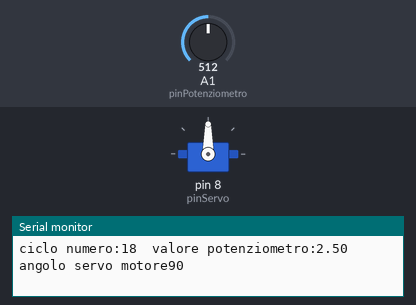
Simulated run of this sketch. Board: Arduino Uno, built with avr-gcc and run on an emulated ATmega328P. Shown: servo, the last lines printed to the serial monitor. The inputs (shaded band) are chosen by the test bench; at power-on: A1 (pinPotenziometro) = 512.

Above: at 1.2 s.
1.3 s: A1 (pinPotenziometro) set to 552
At 2.5 s:
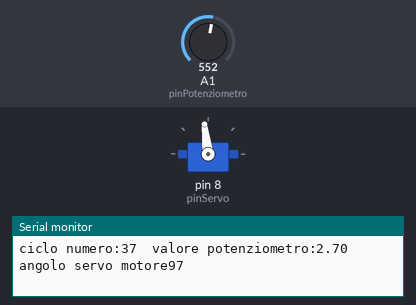
4.3 s: A1 (pinPotenziometro) set to 576
At 4.7 s:
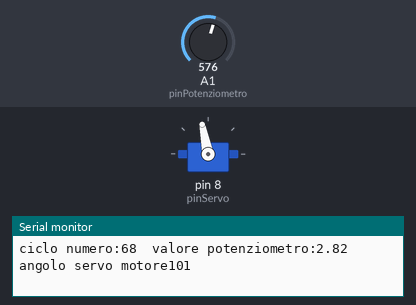
5.8 s: A1 (pinPotenziometro) set to 306
At 6.5 s:
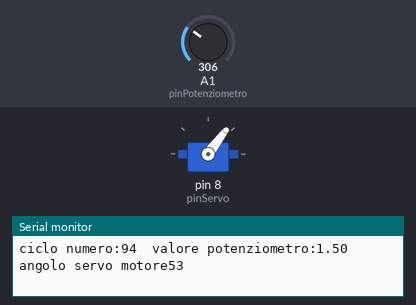
7.3 s: A1 (pinPotenziometro) set to 62
At 8.0 s:
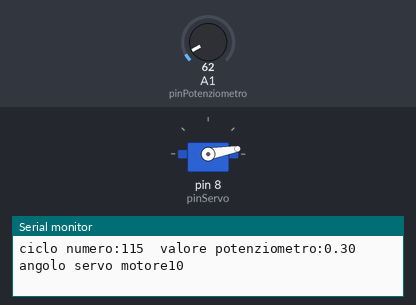
8.9 s: A1 (pinPotenziometro) set to 53
At 9.9 s:
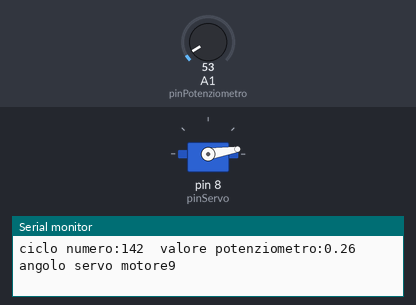
11.9 s: A1 (pinPotenziometro) set to 122
At 13.3 s:
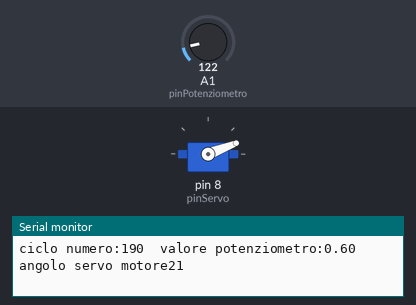
Timing chart, 0 to 14.4 s (numbered marks = the images above; inputs shaded):
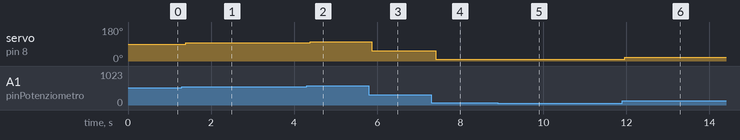

The sketch:

lezione_servomotore.ino
```cpp
//I.I.S. Edoardo Amaldi, Liceo Scientifico
//Potenziometro e servomotore
//by Alfonso Maria Giorgini

#define pinServo 8 //assegno un nome al pin
#define pinPotenziometro A1
#include <Servo.h>

Servo servomotore; //definisco un nome per il servomotore
int LetturaValore = 0; //definisco la variabile che leggerà i valori da 0 a 1023
int n = 0; //n è il numero di cicli, per leggere i valori nel monitor seriale
int angoloDesiderato = 0; //definisco la variabile dell'angolo del servomotore
float LetturainVolt = 0; //definisco la variabile che conterrà i valori in volt

void setup() {
  Serial.begin(9600); //inizializzo e apro il monitor seriale
  servomotore.attach(pinServo); //dico a quale pin è collegato il servomotore

}

void loop() {
  n = n + 1;
  Serial.print("ciclo numero:");
  Serial.print(n);
  Serial.print("  "); //questa parte scriverà il numero ciclo sul monitor seriale

  LetturaValore = analogRead(pinPotenziometro); //leggerà dal pin analogico i valori del potenziometro [0;1023]
  LetturainVolt = ((float) LetturaValore)*(5.0/1023.0); //ottengo il valore in volt

  Serial.print("valore potenziometro:");
  Serial.print(LetturainVolt); //scrivo il valore in volt sul monitor seriale
  Serial.print("  ");

  angoloDesiderato = map(LetturaValore, 0, 1023, 0, 180);

  Serial.print("angolo servo motore");
  Serial.println(angoloDesiderato);
  servomotore.write(angoloDesiderato);
}
```

Measured:
- after the input at 1.3 s, servo on pin 8 (pinServo): 90° → 97° after 0.09 s
- after the input at 4.3 s, servo on pin 8 (pinServo): 97° → 101° after 0.08 s
- after the input at 5.8 s, servo on pin 8 (pinServo): 101° → 53° after 0.07 s
- after the input at 7.3 s, servo on pin 8 (pinServo): 53° → 10° after 0.11 s
- after the input at 8.9 s, servo on pin 8 (pinServo): 10° → 9° after 0.06 s
- after the input at 11.9 s, servo on pin 8 (pinServo): 9° → 21° after 0.06 s
